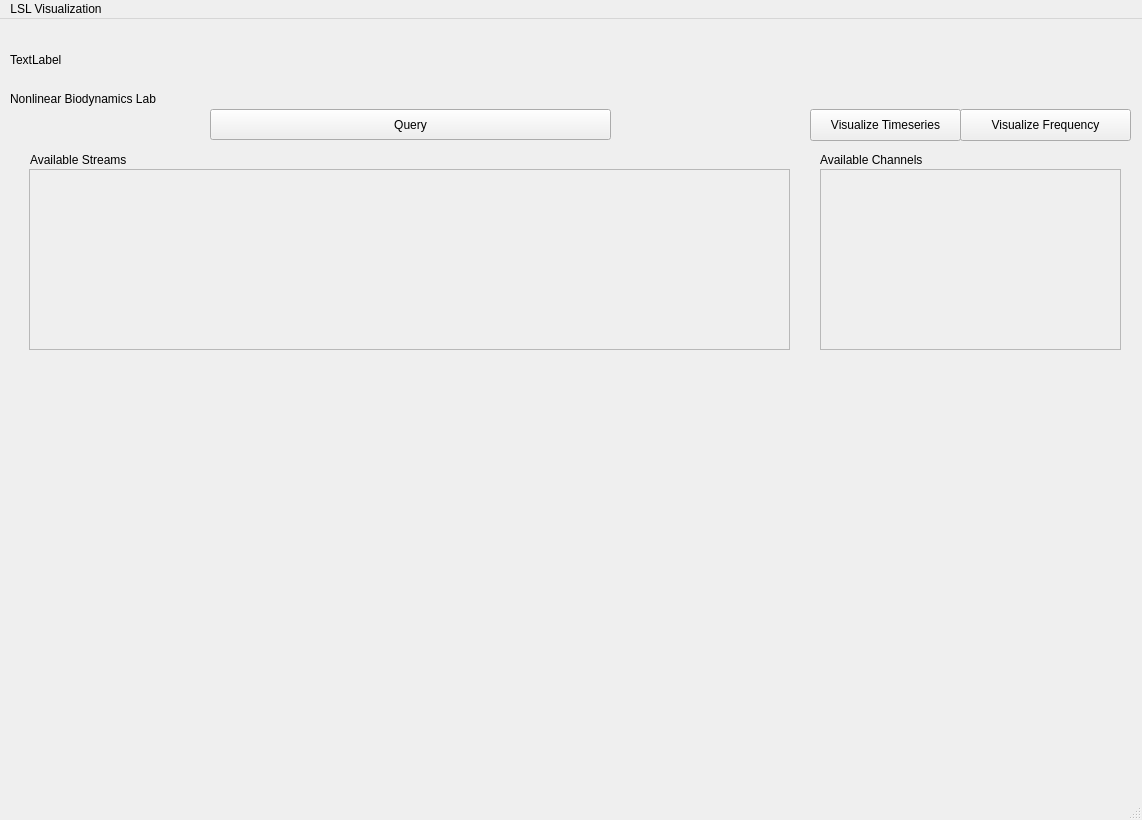
<?xml version="1.0" encoding="UTF-8"?>
<ui version="4.0">
 <class>lslVisual</class>
 <widget class="QMainWindow" name="lslVisual">
  <property name="geometry">
   <rect>
    <x>0</x>
    <y>0</y>
    <width>1142</width>
    <height>820</height>
   </rect>
  </property>
  <property name="windowTitle">
   <string>LSL Visualization</string>
  </property>
  <widget class="QWidget" name="centralwidget">
   <widget class="QPushButton" name="queryButton">
    <property name="geometry">
     <rect>
      <x>210</x>
      <y>90</y>
      <width>401</width>
      <height>31</height>
     </rect>
    </property>
    <property name="text">
     <string>Query</string>
    </property>
   </widget>
   <widget class="QPushButton" name="visualizeButton">
    <property name="geometry">
     <rect>
      <x>810</x>
      <y>90</y>
      <width>151</width>
      <height>32</height>
     </rect>
    </property>
    <property name="text">
     <string>Visualize Timeseries</string>
    </property>
   </widget>
   <widget class="QLabel" name="UTKlogo">
    <property name="geometry">
     <rect>
      <x>10</x>
      <y>0</y>
      <width>191</width>
      <height>81</height>
     </rect>
    </property>
    <property name="text">
     <string>TextLabel</string>
    </property>
   </widget>
   <widget class="QLabel" name="NBL">
    <property name="geometry">
     <rect>
      <x>10</x>
      <y>70</y>
      <width>191</width>
      <height>20</height>
     </rect>
    </property>
    <property name="text">
     <string>Nonlinear Biodynamics Lab</string>
    </property>
   </widget>
   <widget class="QWidget" name="gridLayoutWidget">
    <property name="geometry">
     <rect>
      <x>30</x>
      <y>340</y>
      <width>841</width>
      <height>291</height>
     </rect>
    </property>
    <layout class="QGridLayout" name="TimeSeriesViewer"/>
   </widget>
   <widget class="QWidget" name="verticalLayoutWidget">
    <property name="geometry">
     <rect>
      <x>150</x>
      <y>640</y>
      <width>831</width>
      <height>31</height>
     </rect>
    </property>
    <layout class="QVBoxLayout" name="streamData"/>
   </widget>
   <widget class="QWidget" name="gridLayoutWidget_3">
    <property name="geometry">
     <rect>
      <x>929</x>
      <y>600</y>
      <width>191</width>
      <height>31</height>
     </rect>
    </property>
    <layout class="QGridLayout" name="applyFilter"/>
   </widget>
   <widget class="QPushButton" name="visualizeFreqButton">
    <property name="geometry">
     <rect>
      <x>960</x>
      <y>90</y>
      <width>171</width>
      <height>32</height>
     </rect>
    </property>
    <property name="text">
     <string>Visualize Frequency</string>
    </property>
   </widget>
   <widget class="QWidget" name="gridLayoutWidget_4">
    <property name="geometry">
     <rect>
      <x>210</x>
      <y>700</y>
      <width>331</width>
      <height>41</height>
     </rect>
    </property>
    <layout class="QGridLayout" name="resumeView"/>
   </widget>
   <widget class="QWidget" name="gridLayoutWidget_5">
    <property name="geometry">
     <rect>
      <x>590</x>
      <y>700</y>
      <width>331</width>
      <height>41</height>
     </rect>
    </property>
    <layout class="QGridLayout" name="pauseView"/>
   </widget>
   <widget class="QScrollArea" name="channelLayout">
    <property name="geometry">
     <rect>
      <x>820</x>
      <y>150</y>
      <width>301</width>
      <height>181</height>
     </rect>
    </property>
    <property name="widgetResizable">
     <bool>true</bool>
    </property>
    <widget class="QWidget" name="scrollAreaWidgetContents">
     <property name="geometry">
      <rect>
       <x>0</x>
       <y>0</y>
       <width>299</width>
       <height>179</height>
      </rect>
     </property>
    </widget>
   </widget>
   <widget class="QScrollArea" name="queryStream">
    <property name="geometry">
     <rect>
      <x>29</x>
      <y>150</y>
      <width>761</width>
      <height>181</height>
     </rect>
    </property>
    <property name="widgetResizable">
     <bool>true</bool>
    </property>
    <widget class="QWidget" name="scrollAreaWidgetContents_2">
     <property name="geometry">
      <rect>
       <x>0</x>
       <y>0</y>
       <width>759</width>
       <height>179</height>
      </rect>
     </property>
    </widget>
   </widget>
   <widget class="QWidget" name="gridLayoutWidget_7">
    <property name="geometry">
     <rect>
      <x>210</x>
      <y>340</y>
      <width>711</width>
      <height>291</height>
     </rect>
    </property>
    <layout class="QGridLayout" name="FrequencyViewer"/>
   </widget>
   <widget class="QWidget" name="verticalLayoutWidget_2">
    <property name="geometry">
     <rect>
      <x>929</x>
      <y>340</y>
      <width>191</width>
      <height>251</height>
     </rect>
    </property>
    <layout class="QVBoxLayout" name="filterLayout"/>
   </widget>
   <widget class="QLabel" name="label">
    <property name="geometry">
     <rect>
      <x>30</x>
      <y>130</y>
      <width>181</width>
      <height>21</height>
     </rect>
    </property>
    <property name="text">
     <string>Available Streams</string>
    </property>
   </widget>
   <widget class="QLabel" name="label_2">
    <property name="geometry">
     <rect>
      <x>820</x>
      <y>130</y>
      <width>181</width>
      <height>21</height>
     </rect>
    </property>
    <property name="text">
     <string>Available Channels</string>
    </property>
   </widget>
  </widget>
  <widget class="QMenuBar" name="menubar">
   <property name="geometry">
    <rect>
     <x>0</x>
     <y>0</y>
     <width>1142</width>
     <height>22</height>
    </rect>
   </property>
   <widget class="QMenu" name="LSL_Visualization">
    <property name="enabled">
     <bool>true</bool>
    </property>
    <property name="title">
     <string>LSL Visualization</string>
    </property>
   </widget>
   <addaction name="LSL_Visualization"/>
  </widget>
  <widget class="QStatusBar" name="statusbar"/>
 </widget>
 <resources/>
 <connections/>
</ui>
